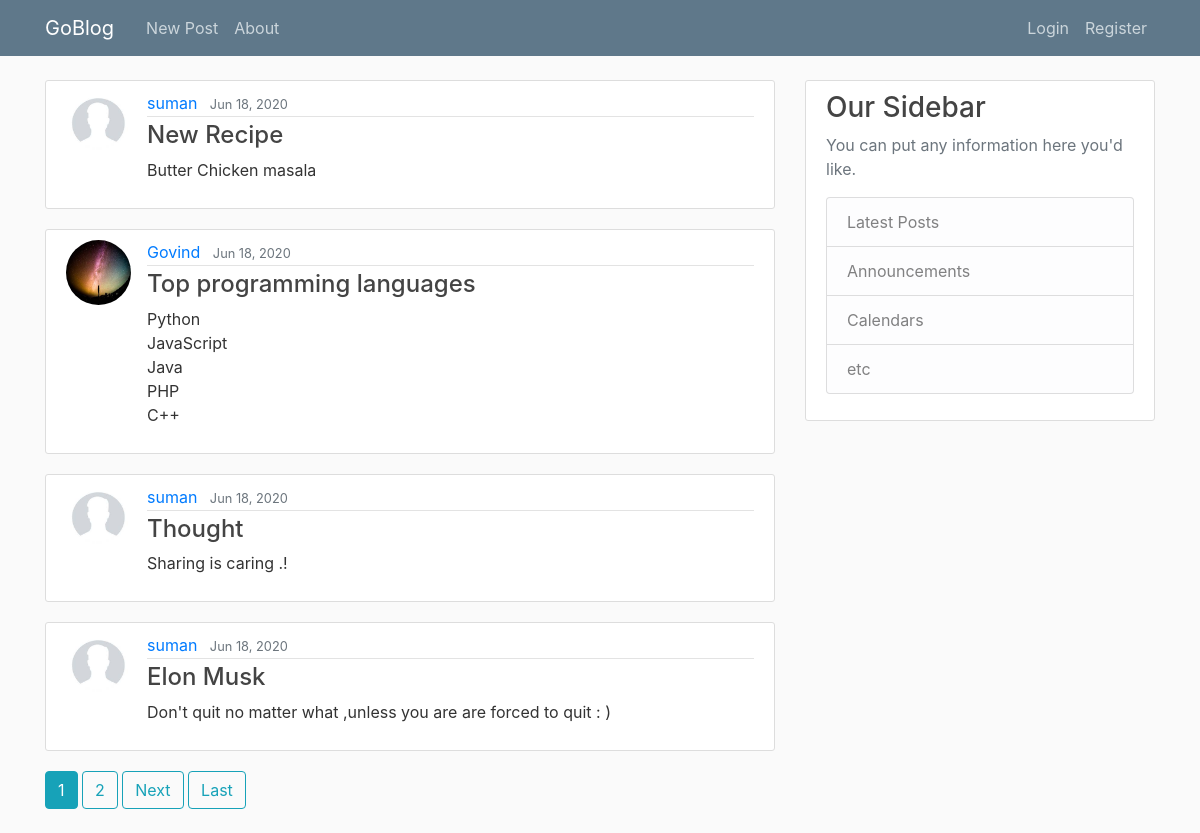
The app's page /, older data.
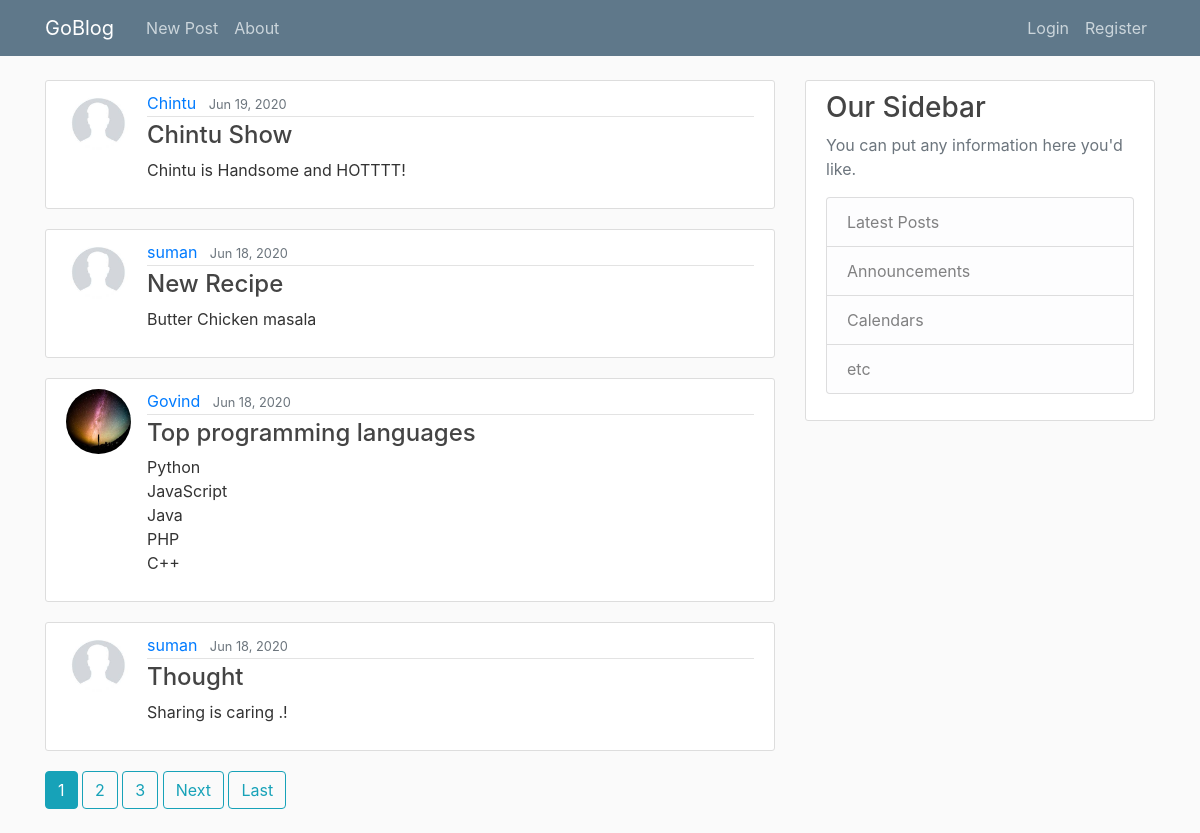
The same page, newer data.
### blog/models.py (models this page shows, shortened)
class Post(models.Model):
    title = models.CharField(max_length=100)
    content = models.TextField()
    date_posted = models.DateTimeField(default=timezone.now)
    author = models.ForeignKey(User, on_delete= models.CASCADE )

### users/models.py (models this page shows, shortened)
class Profile(models.Model):
    user = models.OneToOneField(User, on_delete=models.CASCADE)
    image = db.models.ImageField(default='default.jpg', upload_to='profile_pics')

### blog/views.py (the view)
# urls.py: path('',PostListView.as_view(), name= 'blog-home'),    # name is used in html page to link the url
class PostListView(ListView):
    model = Post
    template_name = 'blog/home.html' # naming covention is appname/model_viewtype.html for ListView but we can change it here
    context_object_name = 'posts'       # to tell listview  which object to be passed which we used in html file
    ordering = ['-date_posted']
    paginate_by = 4

### blog/templates/blog/home.html (shortened to what this page needs)
{% extends "blog/base.html" %}
{% block content %}
    {% for post in posts %}
        <article class="media content-section">
          <img class="rounded-circle article-img" src="{{ post.author.profile.image.url }}" >
          <div class="media-body">
            <div class="article-metadata">
              <a class="mr-2" href="{% url 'user-posts' post.author.username %}">{{ post.author }}</a>
              <small class="text-muted">{{ post.date_posted|date:"M  d, Y" }}</small>
            </div>
              <h4><a class="article-title" href="{% url 'post-detail' post.id %}">{{ post.title }}</a></h4>
            <p class="article-content">{{ post.content }}</p>
          </div>
        </article>
    {% endfor %}
    {% if is_paginated %}
      {% for num in page_obj.paginator.page_range %}
        {% if page_obj.number == num %}
          <a class="btn btn-info mb-4" href="?page={{ num }}">{{ num }}</a>
        {% elif num > page_obj.number|add:'-3' and num < page_obj.number|add:'3' %}
          <a class="btn btn-outline-info mb-4" href="?page={{ num }}">{{ num }}</a>
        {% endif %}
      {% endfor %}
      {% if page_obj.has_next %}
        <a class="btn btn-outline-info mb-4" href="?page={{ page_obj.next_page_number }}">Next</a>
        <a class="btn btn-outline-info mb-4" href="?page={{ page_obj.paginator.num_pages }}">Last</a>
      {% endif %}
    {% endif %}
{% endblock content %}

### blog/templates/blog/base.html (shortened to what this page needs)
{% load static %}
<!DOCTYPE html>
<html>
<head>
    <link rel="stylesheet" href="https://maxcdn.bootstrapcdn.com/bootstrap/4.0.0/css/bootstrap.min.css">
    <link rel="stylesheet" type="text/css" href="{% static 'blog/main.css' %}">
</head>
<body>
    <header class="site-header">
      <nav class="navbar navbar-expand-md navbar-dark bg-steel fixed-top">
        <div class="container">
          <a class="navbar-brand mr-4" href="{% url 'blog-home' %}">GoBlog</a>
          <div class="collapse navbar-collapse" id="navbarToggle">
            <div class="navbar-nav mr-auto">
              <a class="nav-item nav-link" href="{% url 'post-create' %}">New Post</a>
              <a class="nav-item nav-link" href="{% url 'blog-about' %}">About</a>
            </div>
            <div class="navbar-nav">
              {% if user.is_authenticated %}
              <a class="nav-item nav-link" href="{% url 'profile' %}">{{ user }}</a>
              <a class="nav-item nav-link" href="{% url 'logout' %}">Logout</a>
              {% else %}
              <a class="nav-item nav-link" href="{% url 'login' %}">Login</a>
              <a class="nav-item nav-link" href="{% url 'register' %}">Register</a>
              {% endif %}
            </div>
          </div>
        </div>
      </nav>
    </header>
    <main role="main" class="container">
      <div class="row">
        <div class="col-md-8">
          {% block content %}{% endblock %}
        </div>
        <div class="col-md-4">
          <div class="content-section">
            <h3>Our Sidebar</h3>
            <p class='text-muted'>You can put any information here you'd like.
              <ul class="list-group">
                <li class="list-group-item list-group-item-light">Latest Posts</li>
                <li class="list-group-item list-group-item-light">Announcements</li>
                <li class="list-group-item list-group-item-light">Calendars</li>
                <li class="list-group-item list-group-item-light">etc</li>
              </ul>
            </p>
          </div>
        </div>
      </div>
    </main>
</body>
</html>

### blog/static/blog/main.css (style rules this page uses)
body { background: #fafafa; color: #333333; margin-top: 5rem; }
h1, h2, h3, h4, h5, h6 { color: #444444; }
ul { margin: 0; }
.bg-steel { background-color: #5f788a; }
.site-header .navbar-nav .nav-link { color: #cbd5db; }
.content-section { background: #ffffff; padding: 10px 20px; border: 1px solid #dddddd; border-radius: 3px; margin-bottom: 20px; }
.article-title { color: #444444; }
.article-content { white-space: pre-line; }
.article-img { height: 65px; width: 65px; margin-right: 16px; }
.article-metadata { padding-bottom: 1px; margin-bottom: 4px; border-bottom: 1px solid #e3e3e3 }

Row changes from the older to the newer data that the page shows:
no longer on this page (row unchanged): Post: author.profile.image (placeholder picture), author "suman", date_posted "Jun 18, 2020", title "Elon Musk", content "Don't quit no matter what ,unless you are are forced to quit : )"
added Post: author.profile.image (placeholder picture), author "Chintu", date_posted "Jun 19, 2020", title "Chintu Show", content "Chintu is Handsome and HOTTTT!"
Text that changed along with them:
new list line: "3"
